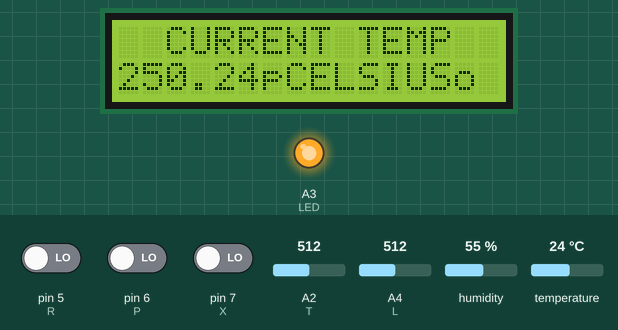
The sketch below on a simulated Arduino Uno, built with avr-gcc and run on an emulated ATmega328P. Parts: 16×2 character LCD, output pins drawn as LEDs (lit = HIGH). The inputs (shaded band) are chosen by the test bench; at power-on: humidity 55 %, A4 (L) = 512, pin 6 (P) LOW, pin 5 (R) LOW, pin 7 (X) LOW, A2 (T) = 512, temperature 24 °C. WiFi joins after 1.5 s; servers stay silent unless stated; uploads are accepted with an empty reply; what the sketch prints to the serial monitor is not drawn.

Above: at 4.2 s.
4.3 s: humidity set to 22 %
At 6.0 s:
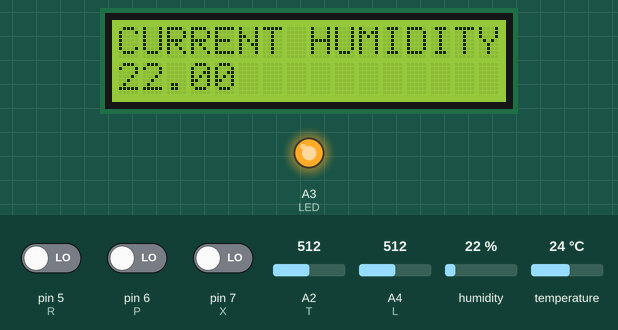
6.9 s: A4 (L) set to 716
At 8.4 s:
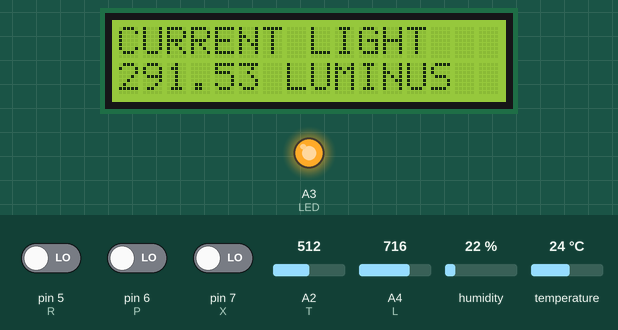
9.5 s: pin 6 (P) driven HIGH
At 12.2 s:
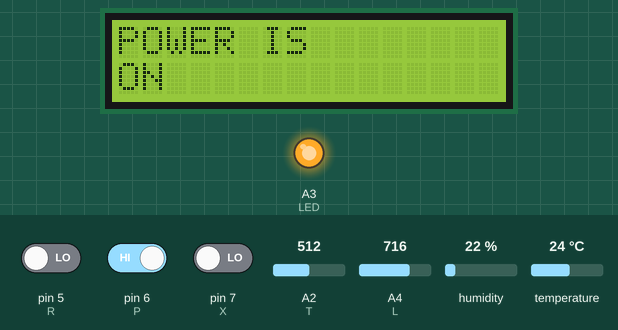
12.5 s: pin 5 (R) driven HIGH
At 15.2 s:
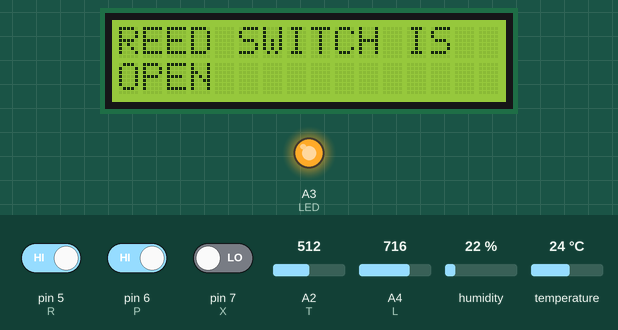
15.5 s: pin 7 (X) driven HIGH
At 18.2 s:
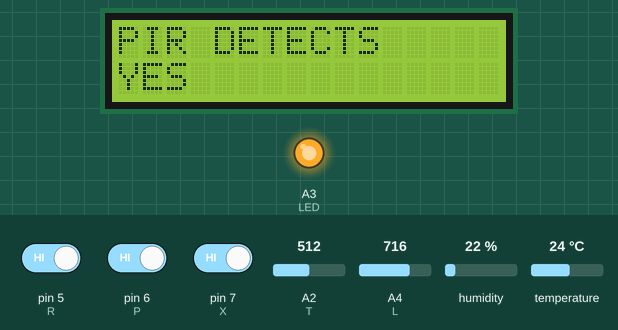
18.5 s: A2 (T) set to 716
At 21.0 s:
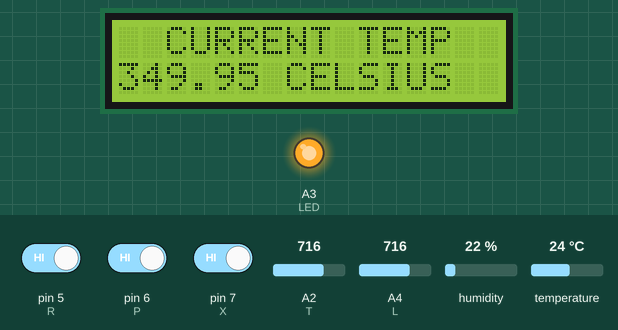
Timing chart, 0 to 22.5 s (numbered marks = the images above; inputs shaded):
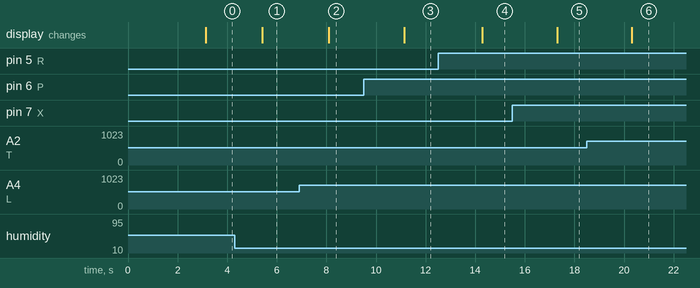

Measured:
- after the input at 4.3 s, the display: changes after 1.1 s (image 1)
- after the input at 6.9 s, the display: changes after 1.2 s (image 2)
- after the input at 9.5 s, the display: changes after 1.6 s (image 3)
- after the input at 12.5 s, the display: changes after 1.8 s (image 4)
- after the input at 15.5 s, the display: changes after 1.8 s (image 5)
- after the input at 18.5 s, the display: changes after 1.8 s (image 6)

The sketch:

Thingspeak_Demo.ino
```cpp
/**
 *  TaskScheduler Test
 *
 *  Initially only tasks 1 and 2 are enabled
 *  Task1 runs every 2 seconds 10 times and then stops
 *  Task2 runs every 3 seconds indefinitely
 *  Task1 enables Task3 at its first run
 *  Task3 run every 5 seconds
 *  Task1 disables Task3 on its last iteration and changed Task2 to run every 1/2 seconds
 *  At the end Task2 is the only task running every 1/2 seconds
 */


#include <TaskScheduler.h>
#include <dht11.h>
#include <WiFiEspClient.h>
#include <WiFiEsp.h>
#include <WiFiEspUdp.h>
#include <dht11.h>
#include "SoftwareSerial.h"
#include<LiquidCrystal.h> //include LCD library to work with LCD display

#define LED A3
#define DEBUG 1           // change value to 1 to enable debuging using serial monitor
#define ON    1
#define OFF   0
#define CLOSE 1
#define OPEN  0
#define YES   1
#define NO    0


// RX, TX
SoftwareSerial esp8266Module(3, 4);

// Use WiFiEspClient class to create TCP connections
// Initialize the Wifi client library.
WiFiEspClient client;
const int httpPort = 80;
const char* host = "184.106.153.149";
String GET = "GET /update?key=";
String APIkey = "YMBJKNG5ZQ3US7K3"; // replace with your channel key
unsigned long lastConnectionTime = 0;         // last time you connected to the server, in milliseconds
unsigned long lastConnectionTime2 = 0;
const unsigned long postingInterval = 10000L; // delay between updates, in milliseconds
const unsigned long postingInterval2 = 1000UL; //Delay between updates, in milliseconds
//LCD connected to pins RS-En, E-Rs, 10-D4, 11-D5, 12-D6, 13-D7
LiquidCrystal lcd(8, 9, 10, 11, 12, 13);

int status = WL_IDLE_STATUS;
int R = 5;  // REED SWITCH
int P = 6;  // POWER
int X = 7;  // PIR
int T = A2; // TEMPERATURE - A2 has already been defined as Analog Pin 2 in
int H = A5; // HUMIDITY
int L = A4; // LIGHT

float CELSIUS, HUM, LIGHT;
int   PWRsw,REEDsw,PIRsw;
dht11 DHT11;

#define WIFI_AP "MLINK_4"
#define WIFI_PASSWORD "network@micro"
//#define WIFI_AP "embedded"
//#define WIFI_PASSWORD "asdfqaz1@*"


int Toggle;

//Callback methods prototypes
void SensorReadCallback();
void SensorPrintCallback();
void UpdateDataCallback();
void ReadDataCallback();

//Tasks
Task ReadData(1,TASK_FOREVER,&ReadDataCallback);
Task SensorRead(300, TASK_FOREVER, &SensorReadCallback);
Task SensorPrint(3000, TASK_FOREVER, &SensorPrintCallback);
Task UpdateData(1, TASK_FOREVER, &UpdateDataCallback);

Scheduler runner;
int DisSensor;

enum SensorDis {
  DisTemp,
  DisHum,
  DisLDR,
  DisPwr,
  DisReed,
  DisPIR
};
void SensorReadCallback() {
  CELSIUS = TEMPERATURE();
  HUM = HUMIDITY();
  LIGHT = LIG();
  PWRsw = POWER();
  REEDsw = REED();
  PIRsw = PIR();
}

void SensorPrintCallback() {

  switch(DisSensor){
    case DisTemp:
    lcd.setCursor(0,0);
    lcd.print("  CURRENT TEMP  ");
    lcd.setCursor(0,1);
    lcd.print(CELSIUS);
    lcd.setCursor(7,1);
    lcd.print("CELSIUS");
    DisSensor = DisHum;
    break;
    case DisHum:
    lcd.clear();
    lcd.setCursor(0,0);
    lcd.print("CURRENT HUMIDITY");
    lcd.setCursor(0,1);
    lcd.print(HUM);
    //lcd.setCursor(7,1);
    //lcd.print("CELSIUS");
    DisSensor = DisLDR;
    break;
    case DisLDR:
    lcd.clear();
    lcd.setCursor(0,0);
    lcd.print("CURRENT LIGHT");
    lcd.setCursor(0,1);
    lcd.print(LIGHT);
    lcd.setCursor(7,1);
    lcd.print("LUMINUS");
    DisSensor = DisPwr;
    break;
    case DisPwr:
    lcd.clear();
    lcd.setCursor(0,0);
    lcd.print("POWER IS        ");
    lcd.setCursor(0,1);
    if(PWRsw)lcd.print("ON              ");
    else lcd.print("OFF             ");
    DisSensor = DisReed;
    break;
    case DisReed:
    lcd.clear();
    lcd.setCursor(0,0);
    lcd.print("REED SWITCH IS  ");
    lcd.setCursor(0,1);
    if(REEDsw)lcd.print("OPEN            ");
    else lcd.print("CLOSED            ");
    DisSensor = DisPIR;
    break;
    case DisPIR:
    lcd.clear();
    lcd.setCursor(0,0);
    lcd.print("PIR DETECTS     ");
    lcd.setCursor(0,1);
    if(PIRsw)lcd.print("YES             ");
    else lcd.print("NO                ");
    DisSensor = DisTemp;
    break;
    default:
    break;
    //Error
  }
}

void UpdateDataCallback() {

  // if 10 seconds have passed since your last connection,
  // then connect again and send data
  if (millis() - lastConnectionTime > postingInterval) {
    httpRequest();
  }
}

void ReadDataCallback(void){
   while (client.available()) {
    char c = client.read();
    Serial.print("RECEIVED: ");
    Serial.println(c);
    if(c == '1')
    {
      digitalWrite(LED,HIGH);
      break;
    }else if(c=='2'){
      digitalWrite(LED,LOW);
      break;
    }
    else
    Serial.println("\r\n\tERROR\r\n");
    //Serial.println(c);
  }

  // if 10 seconds have passed since your last connection,
  // then connect again and get data
  if (millis() - lastConnectionTime > postingInterval2) {
    ReadhttpRequest();
  }
}

void ReadhttpRequest(void)
{
  Serial.print("connecting to ");
  Serial.println(host);
  client.stop();
  if (!client.connect(host, httpPort)) {
    Serial.println("connection failed");
    return;
  }
  Serial.print("Requesting URL: ");
  String cmd = "GET /channels/560057/fields/7/last.txt?api_key=J1K0BOM01ULNVSGF";
  Serial.println(cmd);
  client.println(cmd);
  // note the time that the connection was made
  lastConnectionTime2 = millis();
}

void httpRequest(void)
{
  Serial.print("connecting to ");
  Serial.println(host);
  client.stop();
  if (!client.connect(host, httpPort)) {
    Serial.println("connection failed");
    return;
  }
  Serial.print("Requesting URL: ");
  String  cmd = GET + APIkey + "&field1=" + String(CELSIUS) +
                                "&field2=" + String(HUM) +
                                "&field3=" + String(LIGHT) +
                                "&field4=" + String(PIRsw) +
                                "&field5=" + String(PWRsw) +
                                "&field6=" + String(REEDsw);
  Serial.println(cmd);
  client.println(cmd);
  // note the time that the connection was made
    lastConnectionTime = millis();
}

void setup () {
  Serial.begin(9600);
  Toggle = 1;
  pinMode(LED, OUTPUT);
  if(DEBUG){
//    Serial.begin(9600);                             // Setting hardware serial baud rate to 9600
    Serial.println("ESP8266 Thingspeak Test");
  }
  lcd.begin(16, 2);
  lcd.setCursor(0,0);
  lcd.print("     ARDUINO    ");
  lcd.setCursor(0,1);
  lcd.print("Thingspeak Demo ");
  // ESP8266 Init
  InitWiFi();
  runner.init();
  runner.addTask(SensorRead);
  runner.addTask(SensorPrint);
  runner.addTask(UpdateData);
  runner.addTask(ReadData);
  SensorRead.enable();
  SensorPrint.enable();
  UpdateData.enable();
  ReadData.enable();
  delay(1000);
  digitalWrite(LED,HIGH);
}


void loop () {
  runner.execute();
}


void InitWiFi()
{
  // initialize serial for ESP module
  esp8266Module.begin(9600);
  // initialize ESP module
  WiFi.init(&esp8266Module);
  // check for the presence of the shield
  if (WiFi.status() == WL_NO_SHIELD) {
    Serial.println("WiFi shield not present");
    // don't continue
    while (true);
  }

  Serial.println("Connecting to AP ...");
  // attempt to connect to WiFi network
  while ( status != WL_CONNECTED) {
    Serial.print("Attempting to connect to WPA SSID: ");
    Serial.println(WIFI_AP);
    // Connect to WPA/WPA2 network
    status = WiFi.begin(WIFI_AP, WIFI_PASSWORD);
    delay(500);
  }
  Serial.println("Connected to AP");
}

/*==========================================================================================*/
/*                     FUNCTION TO GET TEMPERATURE SENSOR OUTPUT                            */
/*==========================================================================================*/

float TEMPERATURE()
{
  int value_temp = analogRead(T); //Read analog value of temperature sensor output from pin A2
  delay(10);
  value_temp = analogRead(T);
  delay(10);
  float millivolts_temp = (value_temp / 1023.0) * 5000; //convert it to milli volts output ([actual temperature output from sensor] * [Input voltage (5V = 5000mV)] / [Resolution of ADC 2^10 = 1024])

  return millivolts_temp / 10;
}

/*==========================================================================================*/
/*                     FUNCTION TO GET HUMIDITY SENSOR OUTPUT                               */
/*==========================================================================================*/

float HUMIDITY()
{

  int chk = DHT11.read(H);

  return DHT11.humidity;
}

/*==========================================================================================*/
/*                     FUNCTION TO GET LDR SENSOR OUTPUT                                    */
/*==========================================================================================*/

float LIG()
{
  int value_lig = analogRead(L);
  delay(10);
  value_lig = analogRead(L);
  float volts_lig = (value_lig / 1023.0) * 5;

  return 500/(4*((5-volts_lig)/volts_lig));
}

/*==========================================================================================*/
/*                     FUNCTION TO GET POWER SENSOR OUTPUT                                  */
/*==========================================================================================*/

int POWER()
{
  return digitalRead(P);
}

/*==========================================================================================*/
/*                     FUNCTION TO GET REED SWITCH SENSOR OUTPUT                            */
/*==========================================================================================*/

int REED()
{
  return digitalRead(R);
}

/*==========================================================================================*/
/*                           FUNCTION TO GET PIR SENSOR OUTPUT                              */
/*==========================================================================================*/

int PIR()
{
  return digitalRead(X);
}

////////////////////////////////////////////////////////////////////////////////////////////////////////////////////////////////////////////////////////////////////////////
```
